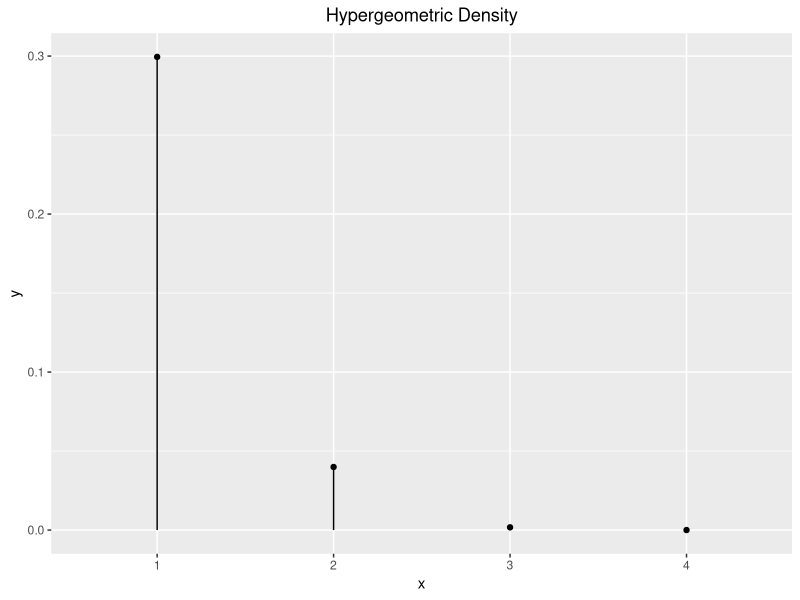
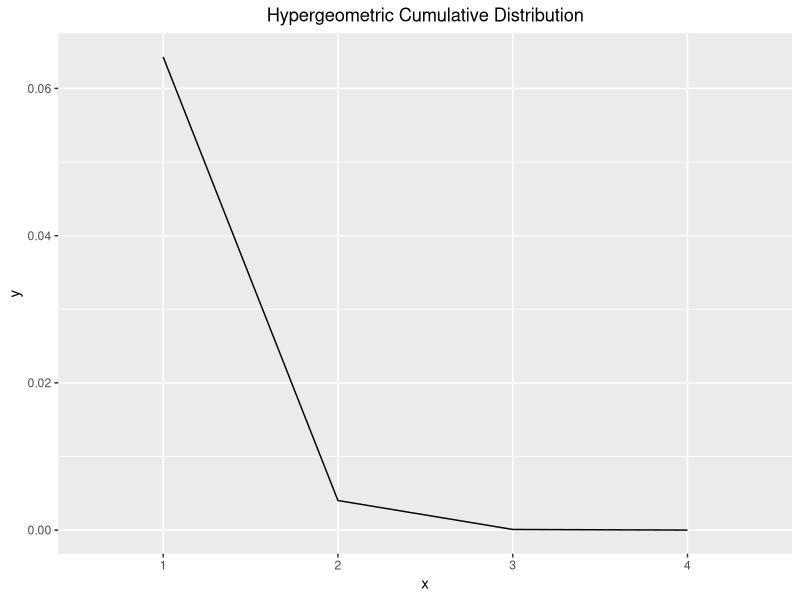
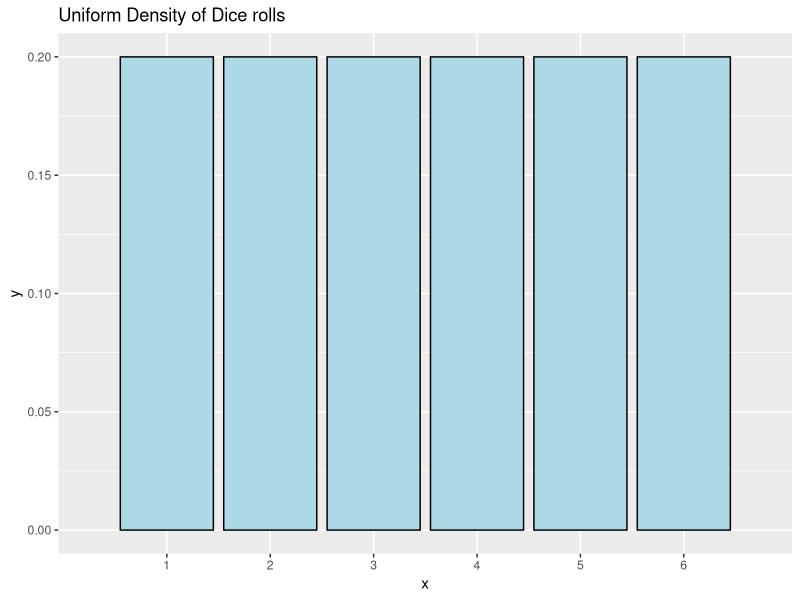
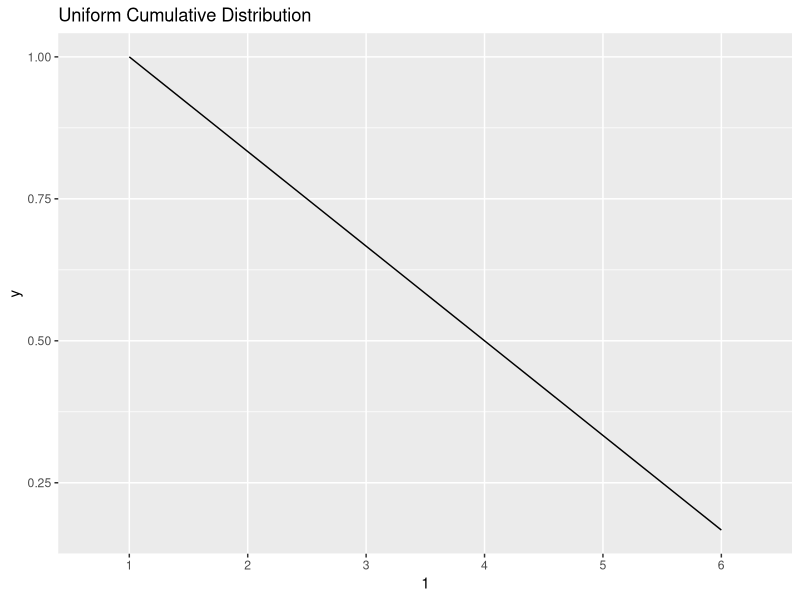

Recreate these plots in R, in order.
## ---- chunk 1
knitr::opts_chunk$set(echo = TRUE)
library(ggplot2)
library(knitr)
library(ggplot2)
library(gridExtra)
library(mvtnorm)
## ---- chunk 2

chap3.3 <- function() {
  # Prob x=1:4 where X ~ HyperGeom(4, 48, 5)
  # from a deck with 
  # - 1:4 aces
  # - 48 non aces
  # - choose 5 cards per hand
  x <- 1:4
  y <- dhyper(x, 4, 48, 5)
  df <- data.frame(x=x, y=y)
  g <- ggplot(df, aes(x=x, y=y)) +
    geom_point() +
    geom_linerange(aes(x=x, ymax=y, ymin=0)) +
    scale_x_discrete(name="x", limits=x) +
    ylab("y") +
    theme(plot.title = element_text(hjust = 0.5)) +
    labs(title="Hypergeometric Density")
  g
}

chap3.3()
## ---- chunk 3

chap3.4 <- function() {
  # Prob x=1:4 where X ~ HyperGeom(4, 48, 5)
  # from a deck with 
  # - 1:4 aces
  # - 48 non aces
  # - choose 5 cards per hand
  x <- 1:4
  y <- phyper(x, 5, 48, 5, lower.tail = F)
  df <- data.frame(x=x, y=y)
  g <- ggplot(df, aes(x=x, y=y)) +
    geom_line() +
    scale_x_discrete(name="x", limits=x) +
    ylab("y") +
    theme(plot.title = element_text(hjust = 0.5)) +
    labs(title="Hypergeometric Cumulative Distribution")
  g
}

chap3.4()
## ---- chunk 4
do_dunif <- function() {
  # PDF
  # x <- seq(-0.5, 1.5, 1/10000)
  x <- seq(1, 6, 1)
  y <- dunif(x, 1, 6)
  datums <- data.frame(x=x, y=y)
  obj <- ggplot(datums, aes(x=x, y=y)) + 
    labs(title="Uniform Density of Dice rolls") +
    scale_x_discrete(name="x", limits=x) +
    geom_bar(stat = "identity", colour = 'black', fill = "lightblue")
  obj
}

do_dunif()
## ---- chunk 5
do_punif <- function() {
  # PDF
  x <- seq(1, 6, 1)
  y <- punif(x, 1, 7, lower.tail=F)
  datums <- data.frame(x=x, y=y)
  obj <- ggplot(datums, aes(x=x, y=y)) + 
    labs(title="Uniform Cumulative Distribution") +
    scale_x_discrete(name=x, limits=x) +
    # geom_bar(stat = "identity", colour = 'black', fill = "lightblue")
    geom_line()

    obj
}

do_punif()
